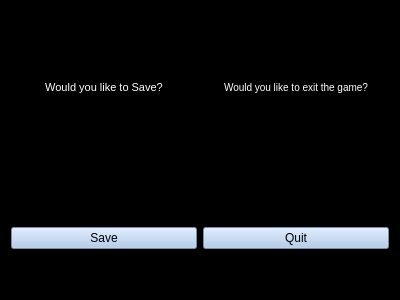
<?xml version="1.0" encoding="UTF-8"?>
<ui version="4.0">
 <class>optionsMain</class>
 <widget class="QWidget" name="optionsMain">
  <property name="geometry">
   <rect>
    <x>0</x>
    <y>0</y>
    <width>400</width>
    <height>300</height>
   </rect>
  </property>
  <property name="windowTitle">
   <string>Options</string>
  </property>
  <property name="styleSheet">
   <string notr="true">background: black;</string>
  </property>
  <layout class="QGridLayout" name="gridLayout_2">
   <item row="0" column="1">
    <layout class="QGridLayout" name="gridLayout">
     <item row="1" column="1">
      <widget class="QPushButton" name="btnSave">
       <property name="styleSheet">
        <string notr="true">background: #a6c5ea;</string>
       </property>
       <property name="text">
        <string>Save</string>
       </property>
      </widget>
     </item>
     <item row="2" column="1">
      <spacer name="verticalSpacer">
       <property name="orientation">
        <enum>Qt::Vertical</enum>
       </property>
       <property name="sizeType">
        <enum>QSizePolicy::Preferred</enum>
       </property>
       <property name="sizeHint" stdset="0">
        <size>
         <width>20</width>
         <height>40</height>
        </size>
       </property>
      </spacer>
     </item>
     <item row="1" column="2">
      <widget class="QPushButton" name="btnQuit">
       <property name="styleSheet">
        <string notr="true">background: #a6c5ea;</string>
       </property>
       <property name="text">
        <string>Quit</string>
       </property>
      </widget>
     </item>
     <item row="0" column="1">
      <widget class="QTextEdit" name="textEdit">
       <property name="styleSheet">
        <string notr="true">color: white;</string>
       </property>
       <property name="readOnly">
        <bool>true</bool>
       </property>
       <property name="html">
        <string>&lt;!DOCTYPE HTML PUBLIC &quot;-//W3C//DTD HTML 4.0//EN&quot; &quot;http://www.w3.org/TR/REC-html40/strict.dtd&quot;&gt;
&lt;html&gt;&lt;head&gt;&lt;meta name=&quot;qrichtext&quot; content=&quot;1&quot; /&gt;&lt;style type=&quot;text/css&quot;&gt;
p, li { white-space: pre-wrap; }
&lt;/style&gt;&lt;/head&gt;&lt;body style=&quot; font-family:'MS Shell Dlg 2'; font-size:7.8pt; font-weight:400; font-style:normal;&quot;&gt;
&lt;p align=&quot;center&quot; style=&quot;-qt-paragraph-type:empty; margin-top:0px; margin-bottom:0px; margin-left:0px; margin-right:0px; -qt-block-indent:0; text-indent:0px;&quot;&gt;&lt;br /&gt;&lt;/p&gt;
&lt;p align=&quot;center&quot; style=&quot;-qt-paragraph-type:empty; margin-top:0px; margin-bottom:0px; margin-left:0px; margin-right:0px; -qt-block-indent:0; text-indent:0px; font-size:8pt;&quot;&gt;&lt;br /&gt;&lt;/p&gt;
&lt;p align=&quot;center&quot; style=&quot;-qt-paragraph-type:empty; margin-top:0px; margin-bottom:0px; margin-left:0px; margin-right:0px; -qt-block-indent:0; text-indent:0px; font-size:8pt;&quot;&gt;&lt;br /&gt;&lt;/p&gt;
&lt;p align=&quot;center&quot; style=&quot;-qt-paragraph-type:empty; margin-top:0px; margin-bottom:0px; margin-left:0px; margin-right:0px; -qt-block-indent:0; text-indent:0px;&quot;&gt;&lt;br /&gt;&lt;/p&gt;
&lt;p align=&quot;center&quot; style=&quot;-qt-paragraph-type:empty; margin-top:0px; margin-bottom:0px; margin-left:0px; margin-right:0px; -qt-block-indent:0; text-indent:0px; font-size:8pt;&quot;&gt;&lt;br /&gt;&lt;/p&gt;
&lt;p align=&quot;center&quot; style=&quot; margin-top:0px; margin-bottom:0px; margin-left:0px; margin-right:0px; -qt-block-indent:0; text-indent:0px;&quot;&gt;&lt;span style=&quot; font-size:8pt;&quot;&gt;Would you like to Save?&lt;/span&gt;&lt;/p&gt;&lt;/body&gt;&lt;/html&gt;</string>
       </property>
      </widget>
     </item>
     <item row="0" column="2">
      <widget class="QTextEdit" name="textEdit_2">
       <property name="styleSheet">
        <string notr="true">color: white;</string>
       </property>
       <property name="readOnly">
        <bool>true</bool>
       </property>
       <property name="html">
        <string>&lt;!DOCTYPE HTML PUBLIC &quot;-//W3C//DTD HTML 4.0//EN&quot; &quot;http://www.w3.org/TR/REC-html40/strict.dtd&quot;&gt;
&lt;html&gt;&lt;head&gt;&lt;meta name=&quot;qrichtext&quot; content=&quot;1&quot; /&gt;&lt;style type=&quot;text/css&quot;&gt;
p, li { white-space: pre-wrap; }
&lt;/style&gt;&lt;/head&gt;&lt;body style=&quot; font-family:'MS Shell Dlg 2'; font-size:7.8pt; font-weight:400; font-style:normal;&quot;&gt;
&lt;p align=&quot;center&quot; style=&quot;-qt-paragraph-type:empty; margin-top:0px; margin-bottom:0px; margin-left:0px; margin-right:0px; -qt-block-indent:0; text-indent:0px;&quot;&gt;&lt;br /&gt;&lt;/p&gt;
&lt;p align=&quot;center&quot; style=&quot;-qt-paragraph-type:empty; margin-top:0px; margin-bottom:0px; margin-left:0px; margin-right:0px; -qt-block-indent:0; text-indent:0px;&quot;&gt;&lt;br /&gt;&lt;/p&gt;
&lt;p align=&quot;center&quot; style=&quot;-qt-paragraph-type:empty; margin-top:0px; margin-bottom:0px; margin-left:0px; margin-right:0px; -qt-block-indent:0; text-indent:0px;&quot;&gt;&lt;br /&gt;&lt;/p&gt;
&lt;p align=&quot;center&quot; style=&quot;-qt-paragraph-type:empty; margin-top:0px; margin-bottom:0px; margin-left:0px; margin-right:0px; -qt-block-indent:0; text-indent:0px;&quot;&gt;&lt;br /&gt;&lt;/p&gt;
&lt;p align=&quot;center&quot; style=&quot;-qt-paragraph-type:empty; margin-top:0px; margin-bottom:0px; margin-left:0px; margin-right:0px; -qt-block-indent:0; text-indent:0px;&quot;&gt;&lt;br /&gt;&lt;/p&gt;
&lt;p align=&quot;center&quot; style=&quot; margin-top:0px; margin-bottom:0px; margin-left:0px; margin-right:0px; -qt-block-indent:0; text-indent:0px;&quot;&gt;Would you like to exit the game?&lt;/p&gt;&lt;/body&gt;&lt;/html&gt;</string>
       </property>
      </widget>
     </item>
    </layout>
   </item>
  </layout>
 </widget>
 <resources/>
 <connections/>
</ui>
